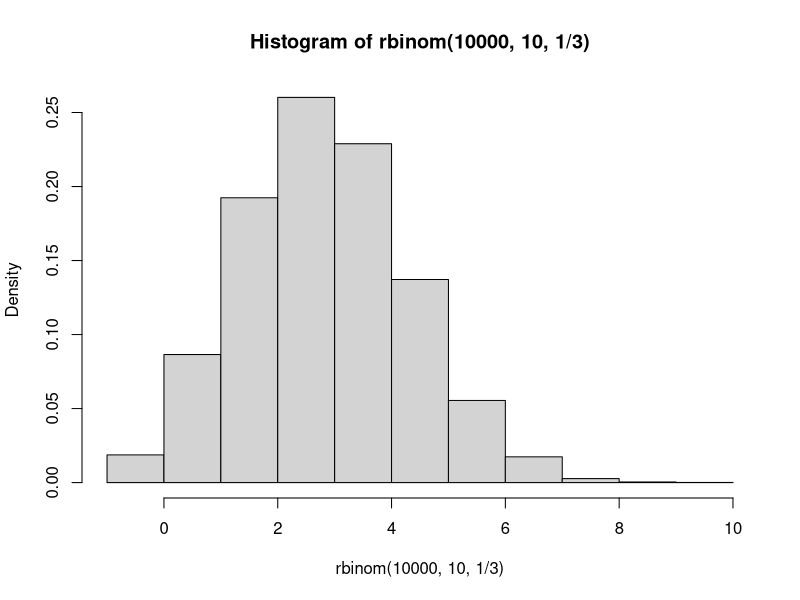
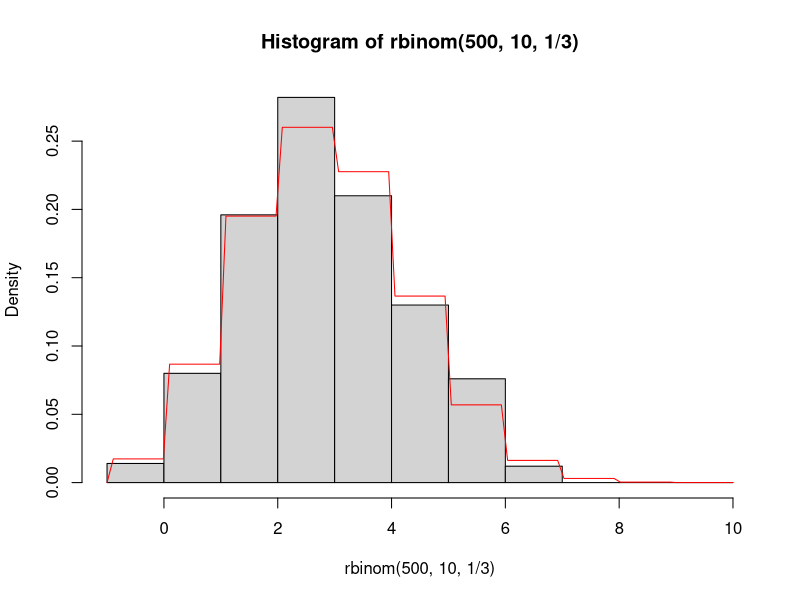

Source code (R) for these figures, in order: (Note: this script raises an error after producing the figures.)
## Tutorial 3: Probability Distributions and Control Structures
## Clinic on Meaningful Modeling of Epidemiological Data
## International Clinics on Infectious Disease Dynamics and Data Program
## African Institute for Mathematical Sciences, Muizenberg, Cape Town, RSA
## David M. Goehring 2004
## Juliet R.C. Pulliam 2008, 2009
## Steve Bellan 2010, 2012
##
## Last updated by Juliet R.C. Pulliam, May 2019
## Some Rights Reserved
## CC BY-NC 4.0 (https://creativecommons.org/licenses/by-nc/4.0/)

###################################################################### 

## By the end of this tutorial you should...

## * Feel comfortable working with probability distributions 
## * Know how to use conditional structures
## * Be warned about the dangers of loop structures in R
## * Have tried your hands at synthesizing all the new material

######################################################################
## SECTION A. Probability Distributions in R
###################################################################### 

#################### 
## Probability distributions
#################### 
## So far the calculations we have been performing have been doable on
## a modern calculator, so my assertion that R will make things easier
## for you has not seen any confirmation in experience.

## In terms of solving probability problems, R does not provide many
## tools that extend too far beyond your intuition. If you want to
## know the probability of rolling two sixes on two dice you do not
## need R to tell you that 1/6 times 1/6 is 1/36. The two exceptions
## might be the functions factorial() and choose(), which only appear
## on a minority of modern calculators and which can solve a problem
## for you once you know to reach for them. These functions are
## sufficiently self-explanatory with their help files to render a
## treatment of them here unnecessary. A third exception is
## simulation, which you will try your hand at in the Benchmark
## Questions, and is an important component of mathematical modelling.

## Enter probability distributions. R is able to do in a few
## milliseconds what took hours of hunting in tables not 30 years
## ago. If you understand what a probability distribution is, R will
## provide four different utilities for (nearly) any such distribution, as
## follows:

## * Generating individual density values or a plot of the density function
## * Generating random numbers drawn from the distribution
## * Providing cumulative probability for points along the distribution
## * Providing points along the distribution corresponding to a cumulative probability

## Each of these is an important part of the toolkit for working with
## probability distributions.

## Making the functions meet your needs 

## The different distributions have different corresponding functions
## in R, but aside from the particulars of their arguments, they 
## consist of four functions of the same general form.

## We will use the binomial distribution (which is a
## discrete distribution) as an example for each of our four methods,
## and you should be able to extend that experience to any
## distribution you like.

## As we have seen hints of before, R can generate random numbers from
## any distribution. For discrete distributions, creating a histogram
## of a large number of these values can give a quick picture of the
## distribution. To generate random numbers from the binomial
## distribution, use rbinom():

hist(rbinom(10000, 10, 1/3), freq=FALSE, breaks=-1:10)

## The arguments of rbinom() tell it how many numbers you want to
## generate, how many trials are used to generate the distribution,
## and what the probability of a success per trial is,
## respectively. The extra arguments of hist() tell it that we want it
## to give proportions rather than counts and then how to divide up
## the data into bars.

## This is an empirical estimation of the distribution. The R function
## that calculates the probability density function of the binomial
## distribution is dbinom(), and that will give the precise
## theoretical values we may need. What is the probability of having 7
## successes on 10 trials with a probability of success of 1/3?

dbinom(7, 10, 1/3)

## Which is the equivalent of about 1.6% of the time. By extension, we
## can generate the complete distribution with vector input to
## dbinom(), as in

dbinom(0:10, 10, 1/3)

## A useful application of rbinom() and dbinom() is to plot a curve of
## the density function over the histogram of observed values. For a
## discrete distribution such as this, the “curve” will be slightly
## misleading, but we will know what it means. Generating fewer random
## numbers this time,

hist(rbinom(500,10,1/3), freq=FALSE, breaks=-1:10)

curve(dbinom(ceiling(x), 10, 1/3), add=TRUE, col="red")

## The argument ceiling(x) resolves the fact that the x-values on the
## plot are continuous, not discrete. The correction is not needed for
## continuous distributions.

## Alternatively, you may use a paired histogram for comparing
## simulations to predicted densities for discrete distributions. The
## visualization used here is less elegant for discrete distributions
## but is more easily extended to continuous distributions.

## Using dbinom() to calculate cumulative probabilities for discrete
## distributions would be tedious, and we cannot calculate the
## cumulative probabilities using the equivalent density values from a
## continuous distribution (because it requires integration). The
## solution in R is to use a function, such as pbinom() for the
## binomial distribution, that calculates the cumulative density
## function (c.d.f.), that is, the function F (which here takes
## integer values).

# F(x) = P(X <= x)

## As a quick example, what is the probability of getting 2 or less
## with our chosen binomial distribution?

pbinom(2, 10, 1/3)

## The last function we need in our probability-distribution toolkit
## is qbinom(), the R function that calculates the inverse cumulative
## density function, F^-1 of the binomial distribution The c. d. f. and
## the inverse c. d. f. are related by

# p = F(x)
# x = F^-1(p)

## As a quick example, where is the 80% threshold in the cumulative
## probability distribution?

qbinom(.8, 10, 1/3)

## The c. d. f. and inverse c. d. f. are particularly useful when
## performing statistical tests.

## I do not know why the R language chose such counter-intuitive
## naming practices for its probability distribution functions. But
## let’s have some mnemonics:

# Function                           Prefix    Mnemonic 
#
# random numbers from dist.          r         random
# density of distribution            d         density
# cumulative probability             p         probability (is output)
# inverse cumulative probability     q         qumulative (with an “inversed “c”)

## Feel free to remember them in any way you like, of course.

#################### 
## Probability distributions galore
####################
## You may not be familiar with all of these distributions, but this
## list should prove helpful for future reference. Keep in mind that
## some of these distributions are continuous and some are discrete –
## this will affect the allowed inputs of the functions.

# Beta pbeta() qbeta() dbeta() rbeta() 
# Binomial pbinom() qbinom() dbinom() rbinom() 
# Cauchy pcauchy() qcauchy() dcauchy() rcauchy()
# Chi-square pchisq() qchisq() dchisq() rchisq()
# Exponential pexp() qexp() dexp() rexp()
# F pf() qf() df() rf()
# Gamma pgamma() qgamma() dgamma() rgamma()
# Geometric pgeom() qgeom() dgeom() rgeom()
# Hypergeometric phyper() qhyper() dhyper() rhyper()
# Logistic plogis() qlogis() dlogis() rlogis() 
# Log Normal plnorm() qlnorm() dlnorm() rlnorm()
# Negative Binomial pnbinom() qnbinom() dnbinom() rnbinom()
# Normal pnorm() qnorm() dnorm() rnorm()
# Poisson ppois() qpois() dpois() rpois()
# Student's t pt() qt() dt() rt()
# Uniform punif() qunif() dunif() runif()

###################################################################### 
## SECTION B. Control structures
###################################################################### 
## Now that you have gotten your proverbial feet wet by composing your
## own functions, you are ready to learn how to make your functions
## (or your scripts) more powerful by using control structures. The
## two main varieties of control structures are conditional structures
## and loop structures, but more important than what they are called
## is what they do...

## The semicolon, ";", allows you to put two or more commands
## together on a single line. The commands will be executed
## sequentially, just as if they had been written on separate lines.
## The best use of the semicolon is probably to combine lists of
## assignments into a single line, such as,

x <- 8; y <- 4; z <- 3
c(x, y, z) 

## Using the semicolon in this way will condense your code
## and make it look cleaner. In most situations, though, clarity is
## more important than compactness, so in general it is best not to
## string long lists of commands together on a single line using
## semicolons. Remember that the amount of whitespace (such as spaces,
## indentation, and empty lines) in your code will not affect its
## efficiency and that adding whitespace (and comments!) will often
## make your code easier to follow.

## Conditional structures

## “If you are under the age of 6, you cannot ride this ride.”

## “If you are available Friday night, please give me your number.”

## Needless to say, we are all familiar with conditional structures in
## casual speech, and conditional structures in R are not much
## different.

## The command ''if'' initiates a conditional structure. (Like function,
## it looks like a function, but is not a function.) What comes in
## parentheses after if is an expression of the condition that must be
## met for the remaining code to be executed. That is, it is a logical
## expression (meaning it should evaluate to TRUE or FALSE) which if
## TRUE tells R to execute the next line (or set) of code.

## A silly, but fully functional, example:

age <- 19

if(age >= 6){
	can.ride <- TRUE 
}

can.ride

## Here we obviously know the result before we start, but in a
## (just-slightly-less silly) function, we would not:

ride.test <- function(age)
{
	can.ride <- FALSE
	if(age >= 6){
		can.ride <- TRUE
	}
	return(can.ride)
}

ride.test(5)

ride.test(65)

## Note that the curly brackets, {}, play the same role as for
## conditional statements as they do for the function construct: they
## allow multi-line procedures. They can also make your code easier to
## follow, even for single-line procedures.

## As an aside, the above function can (and perhaps should) be written
## more simply as

ride.test <- function(age){
	return(age >= 6)
}

## The conditional structure becomes important when you want different
## functions or operations to be performed depending on some
## condition. This is something that you will often want.

## As an example, consider a function that measures central
## tendency. While you may want to avoid the influence of extremely
## large values by using the median, you may want to forgo it on very small
## samples, replacing the median with the mean. Let us say if we have fewer
## than 10 measurements in our sample we will resort to the mean:

central.tend <- function(x){                                     
	my.answer <- median(x)
	if(length(x) < 10){my.answer <- mean(x)}
	return(my.answer)
}

central.tend(c(1,1,3))

## This last example may have raised a red flag about efficiency – I
## determined the median of the data regardless of whether this value
## will ultimately be used in my output. Here, the cost is
## exceptionally low, because that calculation will only be irrelevant
## if there are fewer than 10 items in the vector, in which case it
## took trivially long to execute. But, you can see where there might
## be a problem.

## One solution is to create separate if statements for each
## condition, such as:

# if(x < 0) #followed by what should happen if x < 0

# if(x = 0) #followed by what should happen if x = 0

# if((x > 0) & (x < 1)) # followed by what should happen if x is between 0 and 1, exclusive

# if(x >= 1) # followed by what should happen if x >= 1

## Note that defining conditions which are not mutually exclusive may
## make your code hard to follow and therefore render your results
## unpredictable without detailed examination.

## Another solution, particularly useful for binary (either-or) cases,
## is to use the command else, which follows the if procedure and
## gives what to do if your conditional expression evaluates to
## FALSE. If you are careful about your use of brackets, you can nest
## if and else commands to create more complicated conditional
## structures.

## Here are some additional options for writing the central tendancy 
## function above. Using if and else, as described above:

central.tend2 <- function(x){                                     
	if(length(x) >= 10){
		my.answer <- median(x)
	}else{
		my.answer <- mean(x)
	}
	return(my.answer)
}

# and using the ifelse() control structure, which is similar but more compact:

central.tend3 <- function(x){                                     
	my.answer <- ifelse(length(x) >= 10, median(x), mean(x))
	return(my.answer)
}

## There are two potential big errors that may occur in implementing a
## conditional structure. One occurs if the conditional expression
## evaluates to NA or NaN – try this out yourself:

if(Inf - Inf > 0){ x <- 5 }

## To make sure that your if statements don’t abort like this, you will
## use sometime want to use the is.na() function, which returns TRUE if the
## value being evaluated is NA or NaN.

## The second big mistake that you can make is assuming that R will act
## on the elements of a conditional expression that is a vector. Try this:

if(c(T, F, F)){ 1 + 1 }

## As the warning that is generated indicates, R will ignore all but
## the first element of the vector. On reflection, this makes sense
## because R wouldn’t know what to do with a vector of logical values
## – the if statement has no inputs or outputs, just a conditional
## procedure. In other words, you shouldn’t expect the if statement to
## behave like a function because it isn’t one.

#################### 
## Loop structures
#################### 
## R employs a number of common loop structures familiar to those of
## you with some programming experience. However, those of you without
## programming experience may actually have an edge here.

## The reason is that, in general, in mathematical programming it is
## much more efficient to perform what traditionally has been done
## with programming loops using vector calculations. You have already
## seen one of the basic methods used to replace loop structures, the
## apply() function.

######################################################################
######################################################################

## This concludes Tutorial III. The benchmark questions should help
## solidify your understanding of the material.

## The probability-distribution section of this tutorial was aided by
## information available at
## http://www.stat.umn.edu/geyer/5102/examp/rlook.html.

## If you are unfamiliar with or rusty on your understanding of the
## binomial distribtion, you may also want to work through the introductory
## Binomial Distribution tutorial, available here:
## https://github.com/ICI3D/RTutorials/blob/master/binomialDistribution.R?raw=true


###################################################################### 
## SECTION C. Benchmark Questions
###################################################################### 

#################### 
## 1. The standard medication used to treat some disease is known to
## produce a severe side effect in 20% of the patients treated. A
## pharmaceutical company develops a new drug to treat the disease and
## tests it on 9 patients. There are no side effects observed in these
## patients. 

## a. What is the probability of treating 9 patients without side
## effects using the standard medication?

## b. Generate a plot of the probability of observing no side effects
## in patients receiving treatment, as a function of the number of
## patients in the study, assuming the new drug causes the severe side
## effect with the same probability as the old.

## c. Add a horizontal red line at p = 0.025, visually depicting the
## number of patients minimally required for a study to show that the
## new medication produces side effects in fewer patients than the
## standard treatment (traditional statistical significance).

#################### 

#################### 
## 2. Re-do the suite of calculations and plots found in the Tutorial
## using the Poisson distribution (with lambda = 3) rather than the
## binomial distribution. (Hint: Make sure the histogram has an
## appropriate range with breaks.)
####################
